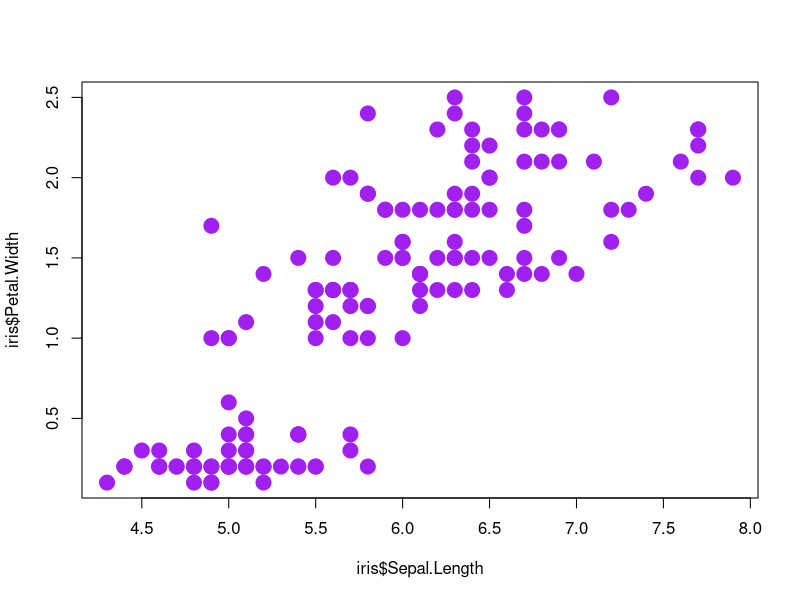
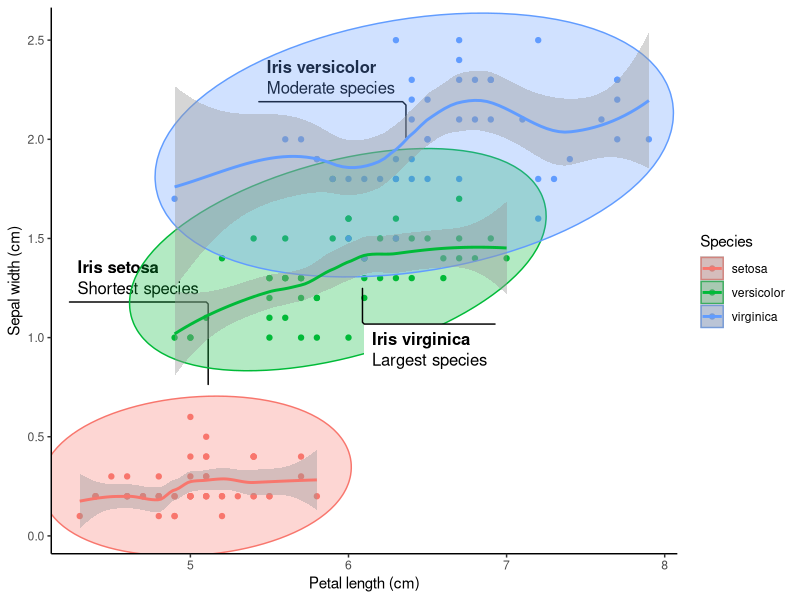
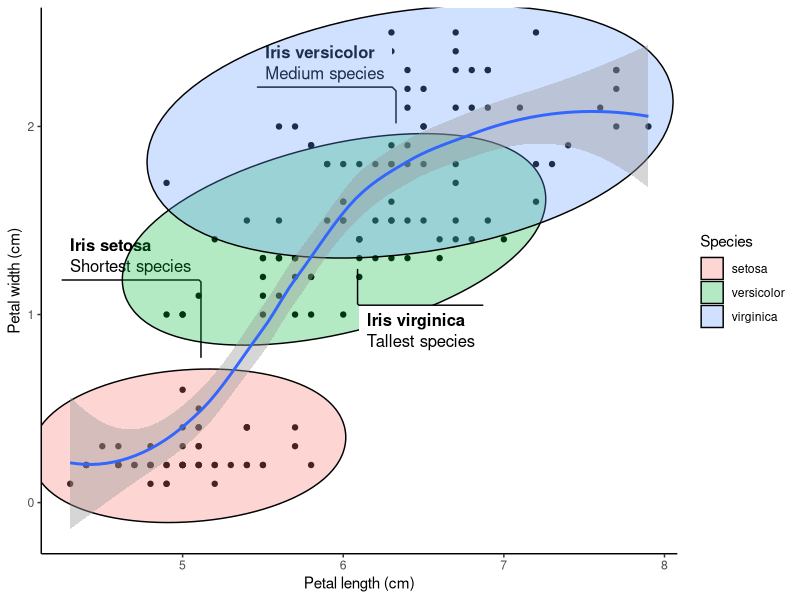
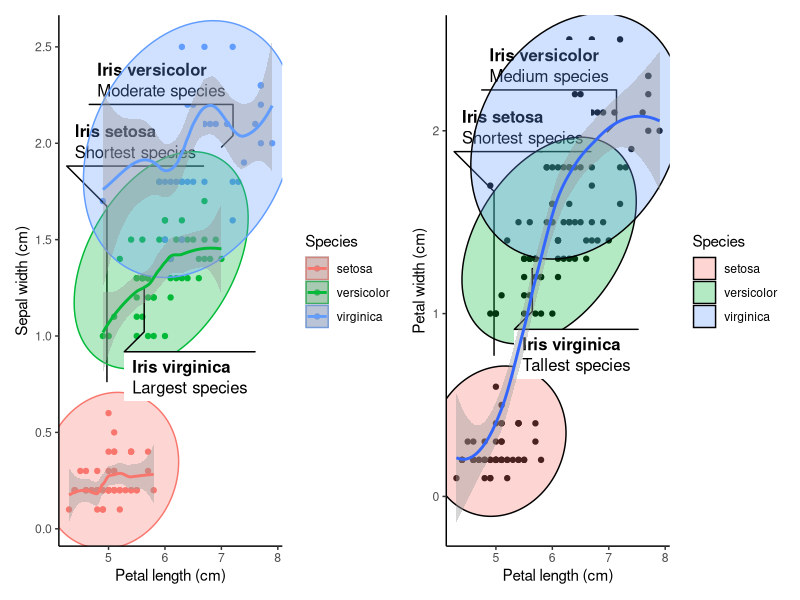
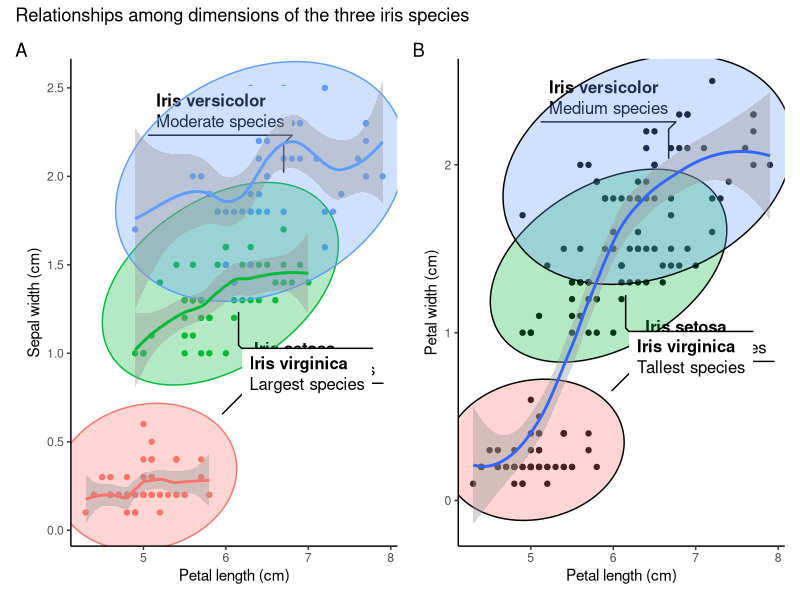
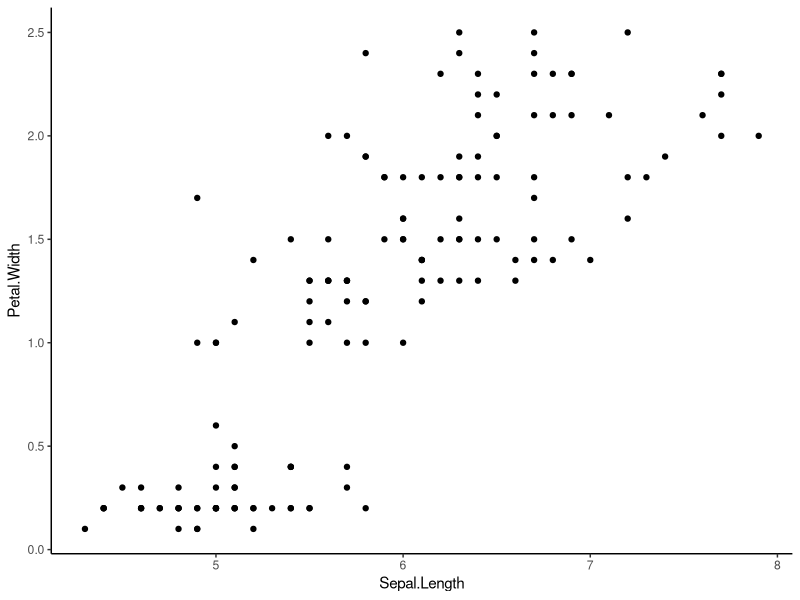
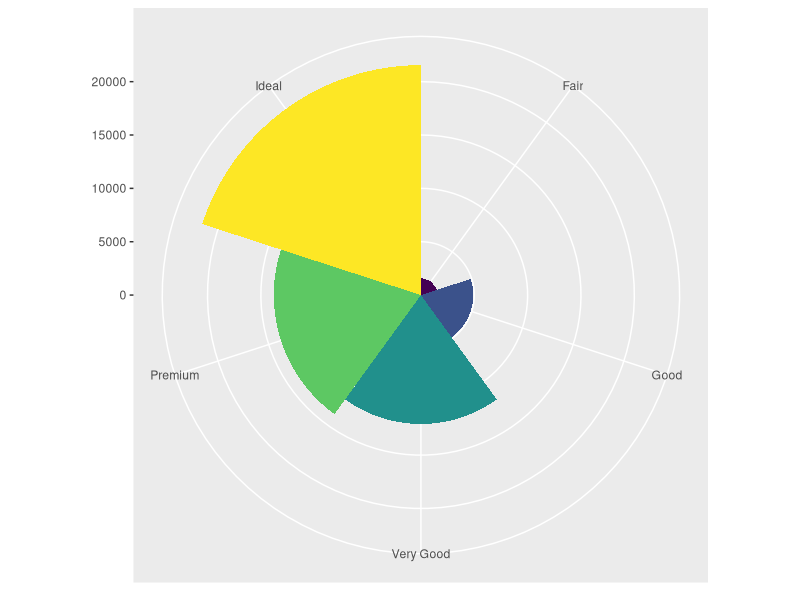
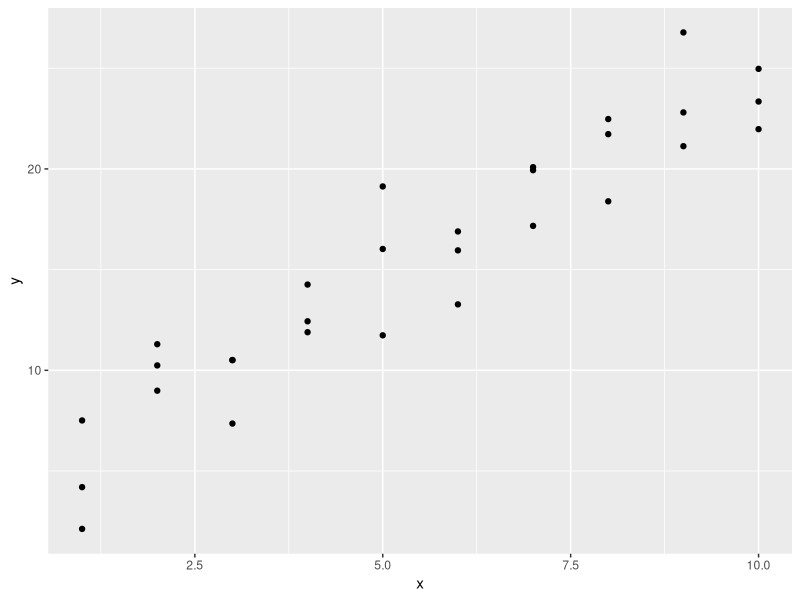

Reproduce these figures in R, in order.
###############################
# Wyclife Agumba Oluoch       #
# wyclifeoluoch@gmail.com     #
# https://github.com/Wycology #
# Task: Playing with iris data#
# Created: 30th Dec 2020      #
# Edited: 28th Jan 2021       #
###############################

# IRIS PLOT ----

# Loading necessary packages.

library(modelr)
library(patchwork)
library(ggforce)
library(ggplot2)
library(tidyverse)

str(iris) # Checking the data structure. We can already see relatively higher 
# values for sepal length variable.

plot(iris$Sepal.Length, iris$Petal.Width, # Variables to use on the plot
     col = 'purple', # Color for the plot points
     cex = 2, # Double size of the points on the plot
     pch = 19) # Pick the nineteenth point character

# Creating cool plot of the iris data using ggplot2 package.

separate_smooth <- ggplot(data = iris,    # Specifying the data to be plotted.
       mapping = aes(x = Sepal.Length,    # Stating the axes data.
                     y = Petal.Width,
                     color = Species)) +  # Ensuring points are colored by spp.
  geom_point() +                          # Deciding the plotting geometry.
  labs(x = "Petal length (cm)",           # Specifying the axes labels.
       y = "Sepal width (cm)") +
  geom_mark_ellipse(aes(fill = Species,   # Adding ellipses for the spps.
                        filter = Species == "setosa",
                        label = "Iris setosa",
                        description = "Shortest species")) +
  geom_mark_ellipse(aes(fill = Species,
                        filter = Species == "versicolor",
                        label = "Iris versicolor",
                        description = "Moderate species")) +
  geom_mark_ellipse(aes(fill = Species,
                        filter = Species == "virginica",
                        label = "Iris virginica",
                        description = "Largest species")) +
  theme_classic() +                      # Having publication ready background.
  geom_smooth() # Adding smooth line around 95% level on the plot.

separate_smooth # Generates the plot output of the dataset 

# In the above plot, having color within the aes() breakes the data into 
# species-wise groups. Meaning each species group will be smoothed separately.

uniform_smooth <- ggplot(data = iris,
                         mapping = aes(x = Sepal.Length,
                                       y = Petal.Width)) + # Note no color here.
  geom_point() +
  labs(x = "Petal length (cm)",
       y = "Petal width (cm)") +
  geom_mark_ellipse(aes(fill = Species,
                        filter = Species == "setosa",
                        label = "Iris setosa",
                        description = "Shortest species")) +
  geom_mark_ellipse(aes(fill = Species,
                        filter = Species == "versicolor",
                        label = "Iris versicolor",
                        description = "Medium species")) +
  geom_mark_ellipse(aes(fill = Species,
                        filter = Species == "virginica",
                        label = "Iris virginica",
                        description = "Tallest species")) +
  theme_classic() +
  geom_smooth()

uniform_smooth # This is looking cool!

# Avoiding the color parameter in the aes() ensures all species are considered
# together in the subsequent layers arguments. No grouping by species.

# Patchwork package allows for addition of two plots by their object names.
# The addition is so simple, just relying on the plus (+) operator.

combined_plots <- separate_smooth + uniform_smooth # Adding plots.

combined_plots # Even cooler than I thought!
# Now I want to give the plots title and tags or labels to identify them

combined_plots_labeled <- combined_plots +
  plot_annotation(
    title = "Relationships among dimensions of the three iris species", # Title of both plots.
    tag_levels = "A" # Indicates that the plots will be labelled A, B, C etc.
  ) # This makes the first plot to be A and the next to be B. Checking on 
# documentation will help know more arguments in this function.

# Now I want to remove the legends since the species labels are visible

combined_plots_labeled_no_legend <- combined_plots_labeled &
  theme(legend.position = "none") # Removes legends from the plots. I do not 
# need the legends since the species are labeled in the plots.

combined_plots_labeled_no_legend # This will print out the final product.

# Showing that in ggplot2 we can use & instead of plus (+)
attach(iris)

ggplot(data = iris, mapping = aes(x = Sepal.Length, y = Petal.Width)) +
  geom_point() +
  theme_classic()
head(iris)

# I think it has taken me a long time to know this.
# I used ggplot2:: so that I can be sure that the & is supported by ggplot2 and 
# not any other loaded packages such ggforce and patchwork.

ggplot(data = diamonds) + # Feeding in the diamonds data for the plot.
  geom_bar(mapping = aes(x = cut, fill = cut), show.legend = FALSE, width = 1) +
  theme(aspect.ratio = 1) +
  labs(x = NULL, y = NULL) +
  coord_polar() # coord_flip() can also work well with the data depending on need.
  
# Cool/crazy plot with modelr package.

library(modelr)
options(na.action = na.warn)

ggplot(data = sim1, mapping = aes(x = x, y = y)) +
  geom_point() # There is some visible correlation between the variables

models <- tibble( # Creating some random tibble dataset for plotting.
  a1 = runif(250, -20, 40), # Generates 250 random numbers between -20 and 40
  a2 = runif(250, -5, 5) # Generates 250 random numbers between -5 and 5
)

ggplot(data = sim1, mapping = aes(x = x, y =y)) +
  geom_abline(mapping = aes(intercept = a1, slope = a2),
              data = models, alpha = 1/4) +
  geom_point(col = 'purple', pch = 18, size = 5) +
  labs(x = 'The x-axis', y = 'The y-axis', title = 'Crazy model in deed') +
  theme_classic()
